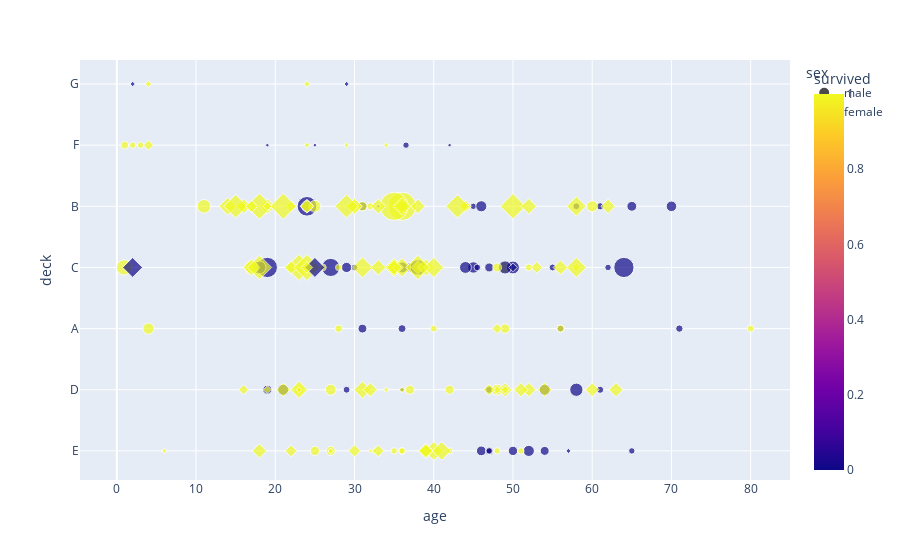

The code cell stored with this chart in its notebook:
### Code cell
px.scatter(data_frame=titanic, x="age", y="deck",
          color="survived",
          size="fare",
          symbol="sex",
      category_orders=@#[])

### Figure 1 — Plotly figure (JSON) as saved in the notebook; plotly's stock layout.template omitted (floating-point values rounded to 4 significant figures; data arrays with more than 128 entries replaced by an {"elided": "..."} marker saying what was removed)
{"data": [{"hovertemplate": "sex=male<br>age=%{x}<br>deck=%{y}<br>fare=%{marker.size}<br>survived=%{marker.color}<extra></extra>", "legendgroup": "male", "marker": {"color": {"elided": "577 int values"}, "coloraxis": "coloraxis", "size": {"elided": "577 float values"}, "sizemode": "area", "sizeref": 1.281, "symbol": "circle"}, "mode": "markers", "name": "male", "orientation": "h", "showlegend": true, "type": "scatter", "x": {"elided": "577 float values"}, "xaxis": "x", "y": {"elided": "577 str values"}, "yaxis": "y"}, {"hovertemplate": "sex=female<br>age=%{x}<br>deck=%{y}<br>fare=%{marker.size}<br>survived=%{marker.color}<extra></extra>", "legendgroup": "female", "marker": {"color": {"elided": "314 int values"}, "coloraxis": "coloraxis", "size": {"elided": "314 float values"}, "sizemode": "area", "sizeref": 1.281, "symbol": "diamond"}, "mode": "markers", "name": "female", "orientation": "h", "showlegend": true, "type": "scatter", "x": {"elided": "314 float values"}, "xaxis": "x", "y": {"elided": "314 str values"}, "yaxis": "y"}], "layout": {"autosize": true, "coloraxis": {"colorbar": {"title": {"text": "survived"}}, "colorscale": [[0, "#0d0887"], [0.1111, "#46039f"], [0.2222, "#7201a8"], [0.3333, "#9c179e"], [0.4444, "#bd3786"], [0.5556, "#d8576b"], [0.6667, "#ed7953"], [0.7778, "#fb9f3a"], [0.8889, "#fdca26"], [1, "#f0f921"]]}, "legend": {"itemsizing": "constant", "title": {"text": "sex"}, "tracegroupgap": 0}, "margin": {"t": 60}, "xaxis": {"anchor": "y", "autorange": true, "domain": [0, 1], "range": [-5.239, 85.25], "title": {"text": "age"}, "type": "linear"}, "yaxis": {"anchor": "x", "autorange": true, "domain": [0, 1], "range": [-0.6132, 6.449], "title": {"text": "deck"}, "type": "category"}}}
